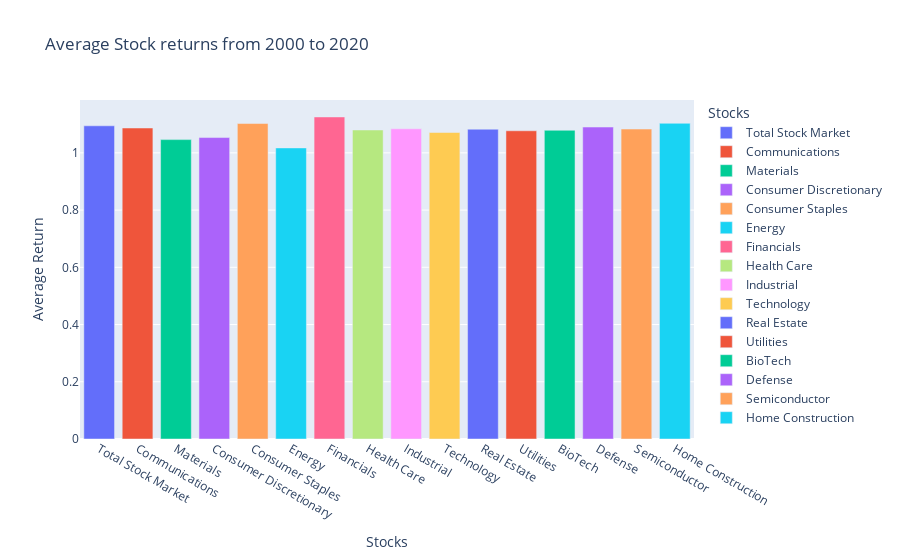

The cell this chart's notebook holds for it:
### Code cell
fig = px.bar(df_total_rets_year_averages, x=df_total_rets_year_averages.index, y='mean',
             color=df_total_rets_year_averages.index,
            
             labels={'mean':'Average Return', 'index':'Stocks'}, height=600, title="Average Stock returns from 2000 to 2020" )
fig.show()

### Figure 1 — Plotly figure (JSON) as saved in the notebook; plotly's stock layout.template omitted (floating-point values rounded to 4 significant figures)
{"data": [{"alignmentgroup": "True", "hovertemplate": "Stocks=%{x}<br>Average Return=%{y}<extra></extra>", "legendgroup": "Total Stock Market", "marker": {"color": "#636efa"}, "name": "Total Stock Market", "offsetgroup": "Total Stock Market", "orientation": "v", "showlegend": true, "textposition": "auto", "type": "bar", "x": ["Total Stock Market"], "xaxis": "x", "y": [1.094], "yaxis": "y"}, {"alignmentgroup": "True", "hovertemplate": "Stocks=%{x}<br>Average Return=%{y}<extra></extra>", "legendgroup": "Communications", "marker": {"color": "#EF553B"}, "name": "Communications", "offsetgroup": "Communications", "orientation": "v", "showlegend": true, "textposition": "auto", "type": "bar", "x": ["Communications"], "xaxis": "x", "y": [1.087], "yaxis": "y"}, {"alignmentgroup": "True", "hovertemplate": "Stocks=%{x}<br>Average Return=%{y}<extra></extra>", "legendgroup": "Materials", "marker": {"color": "#00cc96"}, "name": "Materials", "offsetgroup": "Materials", "orientation": "v", "showlegend": true, "textposition": "auto", "type": "bar", "x": ["Materials"], "xaxis": "x", "y": [1.046], "yaxis": "y"}, {"alignmentgroup": "True", "hovertemplate": "Stocks=%{x}<br>Average Return=%{y}<extra></extra>", "legendgroup": "Consumer Discretionary", "marker": {"color": "#ab63fa"}, "name": "Consumer Discretionary", "offsetgroup": "Consumer Discretionary", "orientation": "v", "showlegend": true, "textposition": "auto", "type": "bar", "x": ["Consumer Discretionary"], "xaxis": "x", "y": [1.053], "yaxis": "y"}, {"alignmentgroup": "True", "hovertemplate": "Stocks=%{x}<br>Average Return=%{y}<extra></extra>", "legendgroup": "Consumer Staples", "marker": {"color": "#FFA15A"}, "name": "Consumer Staples", "offsetgroup": "Consumer Staples", "orientation": "v", "showlegend": true, "textposition": "auto", "type": "bar", "x": ["Consumer Staples"], "xaxis": "x", "y": [1.102], "yaxis": "y"}, {"alignmentgroup": "True", "hovertemplate": "Stocks=%{x}<br>Average Return=%{y}<extra></extra>", "legendgroup": "Energy", "marker": {"color": "#19d3f3"}, "name": "Energy", "offsetgroup": "Energy", "orientation": "v", "showlegend": true, "textposition": "auto", "type": "bar", "x": ["Energy"], "xaxis": "x", "y": [1.017], "yaxis": "y"}, {"alignmentgroup": "True", "hovertemplate": "Stocks=%{x}<br>Average Return=%{y}<extra></extra>", "legendgroup": "Financials", "marker": {"color": "#FF6692"}, "name": "Financials", "offsetgroup": "Financials", "orientation": "v", "showlegend": true, "textposition": "auto", "type": "bar", "x": ["Financials"], "xaxis": "x", "y": [1.125], "yaxis": "y"}, {"alignmentgroup": "True", "hovertemplate": "Stocks=%{x}<br>Average Return=%{y}<extra></extra>", "legendgroup": "Health Care", "marker": {"color": "#B6E880"}, "name": "Health Care", "offsetgroup": "Health Care", "orientation": "v", "showlegend": true, "textposition": "auto", "type": "bar", "x": ["Health Care"], "xaxis": "x", "y": [1.08], "yaxis": "y"}, {"alignmentgroup": "True", "hovertemplate": "Stocks=%{x}<br>Average Return=%{y}<extra></extra>", "legendgroup": "Industrial", "marker": {"color": "#FF97FF"}, "name": "Industrial", "offsetgroup": "Industrial", "orientation": "v", "showlegend": true, "textposition": "auto", "type": "bar", "x": ["Industrial"], "xaxis": "x", "y": [1.084], "yaxis": "y"}, {"alignmentgroup": "True", "hovertemplate": "Stocks=%{x}<br>Average Return=%{y}<extra></extra>", "legendgroup": "Technology", "marker": {"color": "#FECB52"}, "name": "Technology", "offsetgroup": "Technology", "orientation": "v", "showlegend": true, "textposition": "auto", "type": "bar", "x": ["Technology"], "xaxis": "x", "y": [1.071], "yaxis": "y"}, {"alignmentgroup": "True", "hovertemplate": "Stocks=%{x}<br>Average Return=%{y}<extra></extra>", "legendgroup": "Real Estate", "marker": {"color": "#636efa"}, "name": "Real Estate", "offsetgroup": "Real Estate", "orientation": "v", "showlegend": true, "textposition": "auto", "type": "bar", "x": ["Real Estate"], "xaxis": "x", "y": [1.083], "yaxis": "y"}, {"alignmentgroup": "True", "hovertemplate": "Stocks=%{x}<br>Average Return=%{y}<extra></extra>", "legendgroup": "Utilities", "marker": {"color": "#EF553B"}, "name": "Utilities", "offsetgroup": "Utilities", "orientation": "v", "showlegend": true, "textposition": "auto", "type": "bar", "x": ["Utilities"], "xaxis": "x", "y": [1.077], "yaxis": "y"}, {"alignmentgroup": "True", "hovertemplate": "Stocks=%{x}<br>Average Return=%{y}<extra></extra>", "legendgroup": "BioTech", "marker": {"color": "#00cc96"}, "name": "BioTech", "offsetgroup": "BioTech", "orientation": "v", "showlegend": true, "textposition": "auto", "type": "bar", "x": ["BioTech"], "xaxis": "x", "y": [1.079], "yaxis": "y"}, {"alignmentgroup": "True", "hovertemplate": "Stocks=%{x}<br>Average Return=%{y}<extra></extra>", "legendgroup": "Defense", "marker": {"color": "#ab63fa"}, "name": "Defense", "offsetgroup": "Defense", "orientation": "v", "showlegend": true, "textposition": "auto", "type": "bar", "x": ["Defense"], "xaxis": "x", "y": [1.09], "yaxis": "y"}, {"alignmentgroup": "True", "hovertemplate": "Stocks=%{x}<br>Average Return=%{y}<extra></extra>", "legendgroup": "Semiconductor", "marker": {"color": "#FFA15A"}, "name": "Semiconductor", "offsetgroup": "Semiconductor", "orientation": "v", "showlegend": true, "textposition": "auto", "type": "bar", "x": ["Semiconductor"], "xaxis": "x", "y": [1.083], "yaxis": "y"}, {"alignmentgroup": "True", "hovertemplate": "Stocks=%{x}<br>Average Return=%{y}<extra></extra>", "legendgroup": "Home Construction", "marker": {"color": "#19d3f3"}, "name": "Home Construction", "offsetgroup": "Home Construction", "orientation": "v", "showlegend": true, "textposition": "auto", "type": "bar", "x": ["Home Construction"], "xaxis": "x", "y": [1.103], "yaxis": "y"}], "layout": {"autosize": true, "barmode": "relative", "legend": {"title": {"text": "Stocks"}, "tracegroupgap": 0}, "title": {"text": "Average Stock returns from 2000 to 2020"}, "xaxis": {"anchor": "y", "autorange": true, "categoryarray": ["Total Stock Market", "Communications", "Materials", "Consumer Discretionary", "Consumer Staples", "Energy", "Financials", "Health Care", "Industrial", "Technology", "Real Estate", "Utilities", "BioTech", "Defense", "Semiconductor", "Home Construction"], "categoryorder": "array", "domain": [0, 1], "range": [-0.5, 15.5], "title": {"text": "Stocks"}, "type": "category"}, "yaxis": {"anchor": "x", "autorange": true, "domain": [0, 1], "range": [0, 1.185], "title": {"text": "Average Return"}, "type": "linear"}}}
